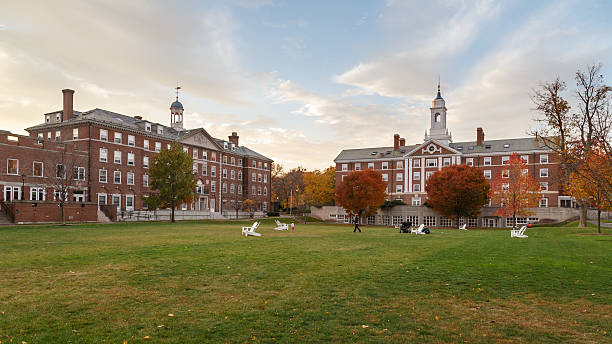
#> input picture SOC-week 1&2/images&videos/harvard.jpg, 612 x 344 px, found by its file name
$ python 'different functions.py'
#> lines starting #> are read from the running program, lines starting #| are printed output that depends on the picture; after the words box and inside, x2 and y2 are one past the last pixel; in counts of white or black regions, pixels touching at a corner belong together

import cv2

harvard= cv2.imread("harvard.jpg")
#> harvard is the input picture: shape (344, 612, 3); mean B, G, R 112.6, 137.8, 144.6
cv2.imshow("Harvard",harvard)

# to grayscale
gray= cv2.cvtColor(harvard,cv2.COLOR_BGR2GRAY)
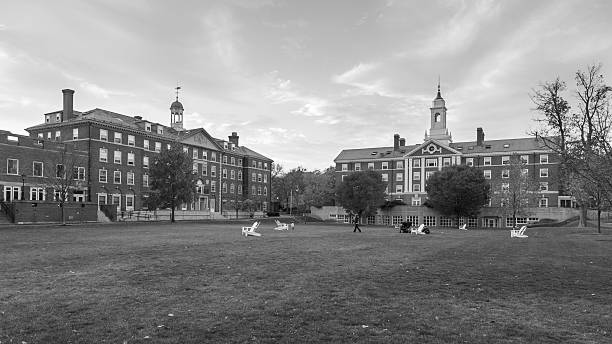
#> gray: shape (344, 612); min 0, max 255, mean 136.9
cv2.imshow("gray",gray)

# blurring
blur= cv2.GaussianBlur(harvard,(5,5),cv2.BORDER_DEFAULT)
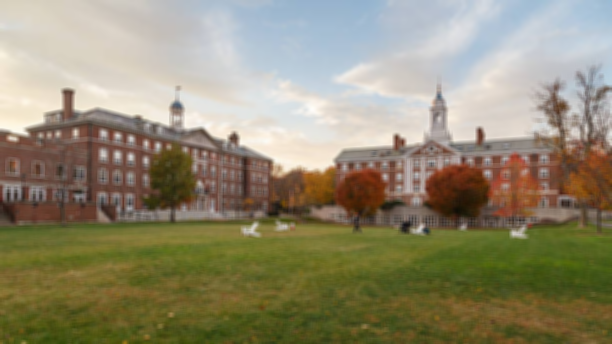
#> blur: shape (344, 612, 3); mean B, G, R 112.6, 137.8, 144.6
cv2.imshow("blur",blur)


# outlining edges
cannal= cv2.Canny(gray,125,175)
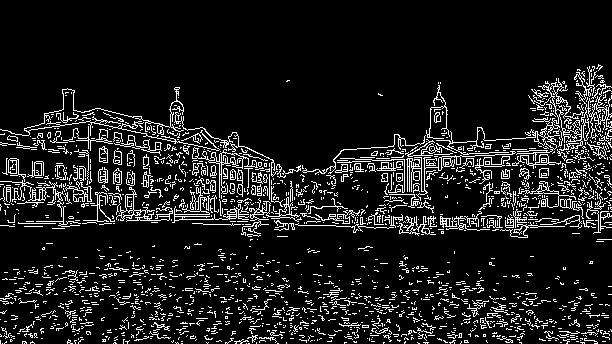
#> cannal: shape (344, 612); 10.9% white in thin lines or dots, all inside (x1, y1, x2, y2) = (0, 64, 612, 344)
cv2.imshow("canny",cannal)

canny_blur=cv2.Canny(blur,125,175)
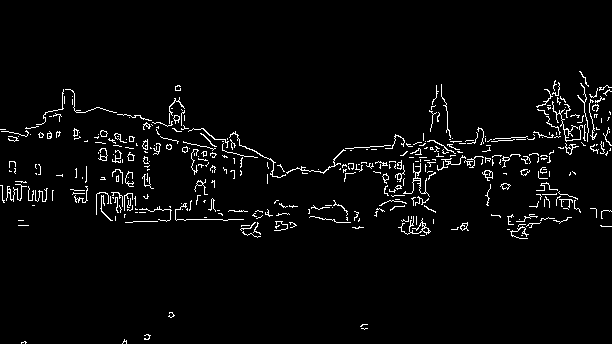
#> canny_blur: shape (344, 612); 3.2% white in thin lines or dots, all inside (x1, y1, x2, y2) = (0, 71, 612, 344)
cv2.imshow("canny(blur)",canny_blur)


# [18 lines of commented-out code are left out]
